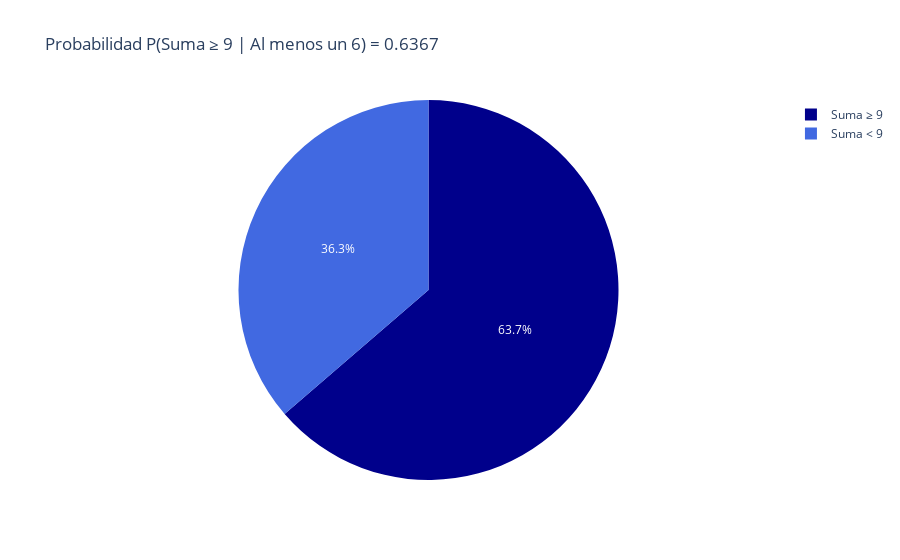

The notebook cell saved with this chart:
### Code cell
df = pd.DataFrame({
    'Dado_1': dado_1,
    'Dado_2': dado_2,
    'Suma_Result': suma_result
})


df_6 = df[(df['Dado_1'] == 6) | (df['Dado_2'] == 6)]


conteo_ejecuciones_con_6 = len(df_6)


conteo_suma_mayoroigual_9 = len(df_6[df_6['Suma_Result'] >= 9])


probabilidad = conteo_suma_mayoroigual_9 / conteo_ejecuciones_con_6

fig = px.pie(names=['Suma ≥ 9', 'Suma < 9'],
             values=[conteo_suma_mayoroigual_9, conteo_ejecuciones_con_6 - conteo_suma_mayoroigual_9],
             title=f'Probabilidad P(Suma ≥ 9 | Al menos un 6) = {probabilidad:.4f}',
             labels={'label': 'Suma de Resultados'},
             color_discrete_sequence=['darkblue', 'royalblue'])


fig.show()

### Figure 1 — Plotly figure (JSON) as saved in the notebook; plotly's stock layout.template omitted (floating-point values rounded to 4 significant figures)
{"data": [{"domain": {"x": [0, 1], "y": [0, 1]}, "hovertemplate": "label=%{label}<br>value=%{value}<extra></extra>", "labels": ["Suma ≥ 9", "Suma < 9"], "legendgroup": "", "name": "", "showlegend": true, "type": "pie", "values": [19363, 11048]}], "layout": {"legend": {"tracegroupgap": 0}, "piecolorway": ["darkblue", "royalblue"], "title": {"text": "Probabilidad P(Suma ≥ 9 | Al menos un 6) = 0.6367"}}}
